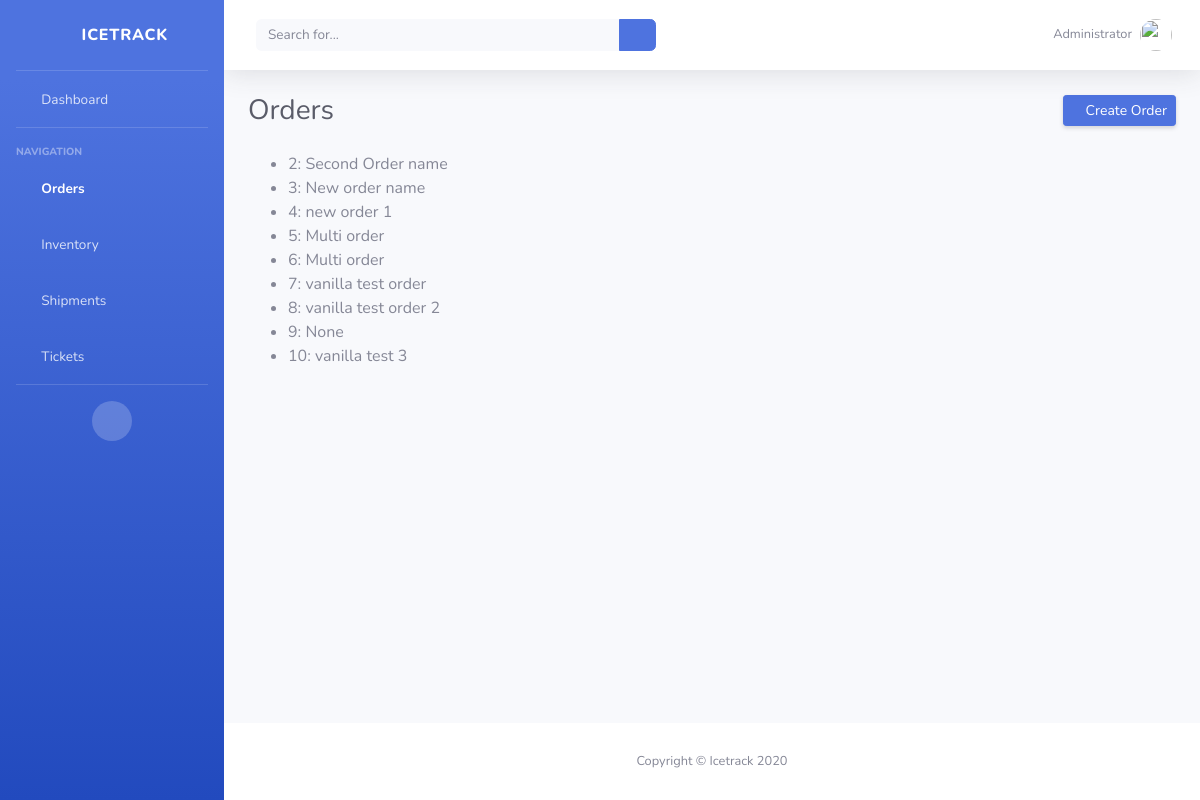
/orders/, run on an earlier commit of the app's database.
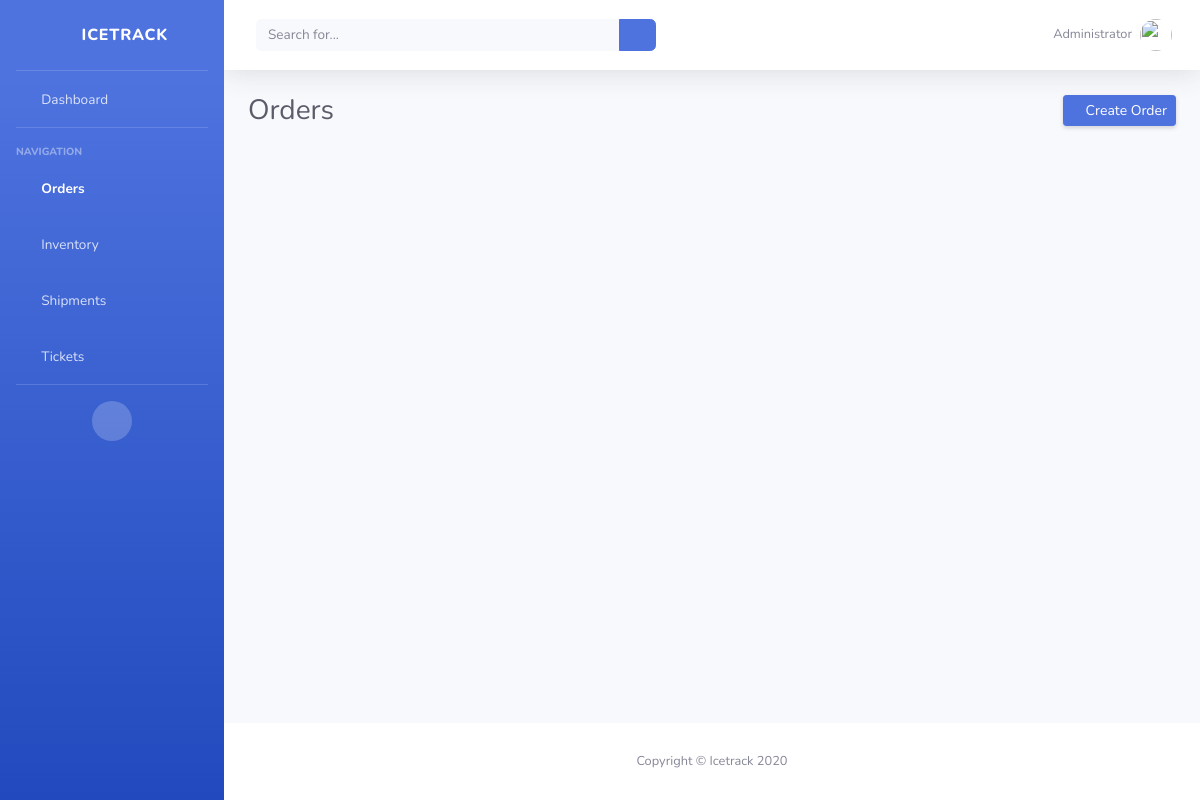
And on a later commit of the database.
### icetrack/models.py (models this page shows, shortened)
class Order(models.Model):
    STATUS_CHOICES = [
        ('Placed', 'Placed'),
        ('Fulfilled', 'Fulfilled'),
        ('Canceled', 'Canceled'),
    ]
    name = models.CharField(max_length=50, blank=True, null=True)
    items = models.ManyToManyField('Inventory', blank=True, through='OrderItem')
    location = models.CharField(max_length=50, blank=True, null=True)
    status = models.CharField(max_length=10, choices=STATUS_CHOICES, default='Placed')
    is_express_shipping = models.BooleanField(default=False, blank=True, null=True)
    order_date = models.DateTimeField(auto_now_add=True, auto_now=False)
    shipped_date = models.DateTimeField(blank=True, null=True, auto_now_add=False, auto_now=False)

### icetrack/views.py (the view)
# urls.py: path('orders/', OrdersPageView.as_view(), name="orders"),
class OrdersPageView(ListView):
    model = Order
    template_name = 'orders.html'
    context_object_name = 'all_orders_list'

### templates/orders.html (shortened to what this page needs)
{% extends 'base.html' %}
{% block content%}
<div class="container-fluid">
    <div class="d-sm-flex align-items-center justify-content-between mb-4">
        <h1 class="h3 mb-0 text-gray-800">Orders</h1>
        <a href="{% url 'create_order' %}" class="d-none d-sm-inline-block btn btn-sm btn-primary shadow-sm"><i class="fas fa-plus fa-sm text-white-50"></i> Create Order</a>
    </div>
    <ul>
        {% for order in all_orders_list %}
            <li>{{ order.id }}: {{ order.name }}</li>
        {% endfor %}
    </ul>
</div>
{% endblock content %}

### templates/base.html (shortened to what this page needs)
{% load static %}
<head>
    <link href="{% static 'vendor/fontawesome-free/css/all.min.css' %}" rel="stylesheet" type="text/css">
    <link href="{% static 'css/sb-admin-2.min.css' %}" rel="stylesheet">
</head>
<body id="page-top">
    <div id="wrapper">
        <ul class="navbar-nav bg-gradient-primary sidebar sidebar-dark accordion" id="accordionSidebar">
            <a class="sidebar-brand d-flex align-items-center justify-content-center" href="{% url 'home' %}">
                <div class="sidebar-brand-icon rotate-n-15">
                    <i class="fas fa-ice-cream"></i>
                </div>
                <div class="sidebar-brand-text mx-3">Icetrack</div>
            </a>
            <hr class="sidebar-divider my-0">
            <li class="nav-item {% if request.path == '/' %} active {% endif %}">
                <a class="nav-link" href="{% url 'home' %}">
                    <i class="fas fa-fw fa-tachometer-alt"></i>
                    <span>Dashboard</span></a>
            </li>
            <hr class="sidebar-divider">
            <div class="sidebar-heading">
                Navigation
            </div>
            <li class="nav-item {% if 'order' in request.path %} active {% endif %}">
                <a class="nav-link" href="{% url 'orders' %}">
                    <i class="fas fa-fw fa-chart-area"></i>
                    <span>Orders</span></a>
            </li>
            <li class="nav-item {% if 'inventory' in request.path %} active {% endif %}">
                <a class="nav-link" href="{% url 'inventory' %}">
                    <i class="fas fa-fw fa-boxes"></i>
                    <span>Inventory</span></a>
            </li>
            <li class="nav-item {% if 'shipment' in request.path %} active {% endif %}">
                <a class="nav-link" href="{% url 'shipments' %}">
                    <i class="fas fa-fw fa-truck"></i>
                    <span>Shipments</span></a>
            </li>
            <li class="nav-item {% if 'ticket' in request.path %} active {% endif %}">
                <a class="nav-link" href="{% url 'tickets' %}">
                    <i class="fas fa-fw fa-table"></i>
                    <span>Tickets</span></a>
            </li>
            <hr class="sidebar-divider d-none d-md-block">
            <div class="text-center d-none d-md-inline">
                <button class="rounded-circle border-0" id="sidebarToggle"></button>
            </div>
        </ul>
        <div id="content-wrapper" class="d-flex flex-column">
            <div id="content">
                <nav class="navbar navbar-expand navbar-light bg-white topbar mb-4 static-top shadow">
                    <form
                        class="d-none d-sm-inline-block form-inline mr-auto ml-md-3 my-2 my-md-0 mw-100 navbar-search">
                        <div class="input-group">
                            <input type="text" class="form-control bg-light border-0 small" placeholder="Search for..."
                                aria-label="Search" aria-describedby="basic-addon2">
                            <div class="input-group-append">
                                <button class="btn btn-primary" type="button">
                                    <i class="fas fa-search fa-sm"></i>
                                </button>
                            </div>
                        </div>
                    </form>
                    <ul class="navbar-nav ml-auto">
                        <li class="nav-item dropdown no-arrow d-sm-none">
                        <li class="nav-item dropdown no-arrow">
                            <a class="nav-link dropdown-toggle" id="userDropdown" role="button"
                                data-toggle="dropdown" aria-haspopup="true" aria-expanded="false">
                                <span class="mr-2 d-none d-lg-inline text-gray-600 small">Administrator</span>
                                <img class="img-profile rounded-circle"
                                    src="{% static 'img/undraw_profile.svg' %}">
                            </a>
                        </li>
                    </ul>
                </nav>
                {% block content %}
                {% endblock %}
            </div>
            <footer class="sticky-footer bg-white">
                <div class="container my-auto">
                    <div class="copyright text-center my-auto">
                        <span>Copyright &copy; Icetrack 2020</span>
                    </div>
                </div>
            </footer>
        </div>
    </div>

What changed in the data, as far as the page shows it:
removed Order: id "2", name "Second Order name"
removed Order: id "3", name "New order name"
removed Order: id "4", name "new order 1"
removed Order: id "5", name "Multi order"
removed Order: id "6", name "Multi order"
removed Order: id "7", name "vanilla test order"
removed Order: id "8", name "vanilla test order 2"
removed Order: id "9", name "None"
removed Order: id "10", name "vanilla test 3"
